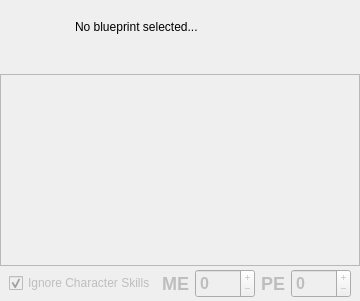
     <widget class="QFrame" name="centerArea">
      <property name="frameShape">
       <enum>QFrame::NoFrame</enum>
      </property>
      <property name="frameShadow">
       <enum>QFrame::Raised</enum>
      </property>
      <layout class="QVBoxLayout" name="verticalLayout_3">
       <property name="spacing">
        <number>0</number>
       </property>
       <property name="margin">
        <number>0</number>
       </property>
       <item>
        <widget class="QFrame" name="itemHeaderFrame">
         <property name="sizePolicy">
          <sizepolicy hsizetype="Preferred" vsizetype="Fixed">
           <horstretch>4</horstretch>
           <verstretch>0</verstretch>
          </sizepolicy>
         </property>
         <property name="minimumSize">
          <size>
           <width>325</width>
           <height>74</height>
          </size>
         </property>
         <property name="maximumSize">
          <size>
           <width>16777215</width>
           <height>74</height>
          </size>
         </property>
         <property name="frameShape">
          <enum>QFrame::NoFrame</enum>
         </property>
         <property name="frameShadow">
          <enum>QFrame::Plain</enum>
         </property>
         <property name="lineWidth">
          <number>0</number>
         </property>
         <layout class="QGridLayout" name="gridLayout">
          <property name="margin">
           <number>5</number>
          </property>
          <item row="0" column="0">
           <widget class="QFrame" name="iconFrame">
            <property name="sizePolicy">
             <sizepolicy hsizetype="Fixed" vsizetype="Fixed">
              <horstretch>0</horstretch>
              <verstretch>0</verstretch>
             </sizepolicy>
            </property>
            <property name="minimumSize">
             <size>
              <width>64</width>
              <height>64</height>
             </size>
            </property>
            <property name="maximumSize">
             <size>
              <width>64</width>
              <height>64</height>
             </size>
            </property>
            <property name="frameShape">
             <enum>QFrame::NoFrame</enum>
            </property>
            <property name="frameShadow">
             <enum>QFrame::Plain</enum>
            </property>
            <property name="lineWidth">
             <number>0</number>
            </property>
            <widget class="QLabel" name="metaGroupIcon">
             <property name="geometry">
              <rect>
               <x>0</x>
               <y>0</y>
               <width>64</width>
               <height>64</height>
              </rect>
             </property>
             <property name="sizePolicy">
              <sizepolicy hsizetype="Fixed" vsizetype="Fixed">
               <horstretch>0</horstretch>
               <verstretch>0</verstretch>
              </sizepolicy>
             </property>
             <property name="minimumSize">
              <size>
               <width>64</width>
               <height>64</height>
              </size>
             </property>
             <property name="maximumSize">
              <size>
               <width>64</width>
               <height>64</height>
              </size>
             </property>
             <property name="autoFillBackground">
              <bool>false</bool>
             </property>
             <property name="frameShape">
              <enum>QFrame::NoFrame</enum>
             </property>
             <property name="text">
              <string/>
             </property>
            </widget>
            <widget class="QLabel" name="iconLabel">
             <property name="geometry">
              <rect>
               <x>0</x>
               <y>0</y>
               <width>64</width>
               <height>64</height>
              </rect>
             </property>
             <property name="sizePolicy">
              <sizepolicy hsizetype="Fixed" vsizetype="Fixed">
               <horstretch>0</horstretch>
               <verstretch>0</verstretch>
              </sizepolicy>
             </property>
             <property name="minimumSize">
              <size>
               <width>64</width>
               <height>64</height>
              </size>
             </property>
             <property name="maximumSize">
              <size>
               <width>64</width>
               <height>64</height>
              </size>
             </property>
             <property name="autoFillBackground">
              <bool>false</bool>
             </property>
             <property name="frameShape">
              <enum>QFrame::NoFrame</enum>
             </property>
             <property name="text">
              <string/>
             </property>
             <property name="pixmap">
              <pixmap resource="../../../../resources/icons_pq.qrc">:/pq/icons/pausequafe/no_item_selected.png</pixmap>
             </property>
            </widget>
           </widget>
          </item>
          <item row="0" column="1">
           <widget class="QLabel" name="itemNameLabel">
            <property name="sizePolicy">
             <sizepolicy hsizetype="Preferred" vsizetype="Fixed">
              <horstretch>0</horstretch>
              <verstretch>0</verstretch>
             </sizepolicy>
            </property>
            <property name="minimumSize">
             <size>
              <width>246</width>
              <height>0</height>
             </size>
            </property>
            <property name="maximumSize">
             <size>
              <width>16777215</width>
              <height>64</height>
             </size>
            </property>
            <property name="styleSheet">
             <string notr="true">font: 18px &quot;Arial&quot;;</string>
            </property>
            <property name="text">
             <string>No blueprint selected...</string>
            </property>
            <property name="wordWrap">
             <bool>true</bool>
            </property>
           </widget>
          </item>
          <item row="1" column="1">
           <widget class="QLabel" name="activityLabel">
            <property name="text">
             <string/>
            </property>
           </widget>
          </item>
         </layout>
        </widget>
       </item>
       <item>
        <widget class="QTableView" name="materialsTable">
         <property name="enabled">
          <bool>false</bool>
         </property>
         <property name="horizontalScrollBarPolicy">
          <enum>Qt::ScrollBarAsNeeded</enum>
         </property>
         <property name="alternatingRowColors">
          <bool>true</bool>
         </property>
         <property name="selectionBehavior">
          <enum>QAbstractItemView::SelectRows</enum>
         </property>
         <property name="sortingEnabled">
          <bool>true</bool>
         </property>
         <property name="cornerButtonEnabled">
          <bool>false</bool>
         </property>
         <attribute name="verticalHeaderVisible">
          <bool>false</bool>
         </attribute>
         <attribute name="verticalHeaderHighlightSections">
          <bool>false</bool>
         </attribute>
         <attribute name="verticalHeaderVisible">
          <bool>false</bool>
         </attribute>
         <attribute name="verticalHeaderHighlightSections">
          <bool>false</bool>
         </attribute>
        </widget>
       </item>
       <item>
        <widget class="QWidget" name="mepePanel" native="true">
         <property name="enabled">
          <bool>false</bool>
         </property>
         <property name="sizePolicy">
          <sizepolicy hsizetype="Preferred" vsizetype="Fixed">
           <horstretch>0</horstretch>
           <verstretch>0</verstretch>
          </sizepolicy>
         </property>
         <property name="minimumSize">
          <size>
           <width>0</width>
           <height>35</height>
          </size>
         </property>
         <layout class="QHBoxLayout" name="horizontalLayout_12">
          <property name="topMargin">
           <number>3</number>
          </property>
          <property name="bottomMargin">
           <number>3</number>
          </property>
          <item>
           <widget class="QCheckBox" name="ignoreSkillsBox">
            <property name="sizePolicy">
             <sizepolicy hsizetype="Minimum" vsizetype="Fixed">
              <horstretch>0</horstretch>
              <verstretch>0</verstretch>
             </sizepolicy>
            </property>
            <property name="text">
             <string>Ignore Character Skills</string>
            </property>
            <property name="checked">
             <bool>true</bool>
            </property>
           </widget>
          </item>
          <item>
           <widget class="QLabel" name="label">
            <property name="text">
             <string>&lt;font size=&quot;5&quot; &gt;&lt;b&gt;ME&lt;/b&gt;&lt;/font&gt;</string>
            </property>
            <property name="alignment">
             <set>Qt::AlignRight|Qt::AlignTrailing|Qt::AlignVCenter</set>
            </property>
           </widget>
          </item>
          <item>
           <widget class="QSpinBox" name="meSpinBox">
            <property name="sizePolicy">
             <sizepolicy hsizetype="Minimum" vsizetype="Expanding">
              <horstretch>0</horstretch>
              <verstretch>0</verstretch>
             </sizepolicy>
            </property>
            <property name="minimumSize">
             <size>
              <width>60</width>
              <height>0</height>
             </size>
            </property>
            <property name="maximumSize">
             <size>
              <width>60</width>
              <height>16777215</height>
             </size>
            </property>
            <property name="font">
             <font>
              <family>Arial</family>
              <pointsize>12</pointsize>
              <weight>75</weight>
              <bold>true</bold>
             </font>
            </property>
            <property name="frame">
             <bool>true</bool>
            </property>
            <property name="buttonSymbols">
             <enum>QAbstractSpinBox::PlusMinus</enum>
            </property>
            <property name="minimum">
             <number>-99</number>
            </property>
           </widget>
          </item>
          <item>
           <widget class="QLabel" name="label_3">
            <property name="text">
             <string>&lt;font size=&quot;5&quot; &gt;&lt;b&gt;PE&lt;/b&gt;&lt;/font&gt;</string>
            </property>
            <property name="alignment">
             <set>Qt::AlignRight|Qt::AlignTrailing|Qt::AlignVCenter</set>
            </property>
           </widget>
          </item>
          <item>
           <widget class="QSpinBox" name="peSpinBox">
            <property name="sizePolicy">
             <sizepolicy hsizetype="Minimum" vsizetype="Expanding">
              <horstretch>0</horstretch>
              <verstretch>0</verstretch>
             </sizepolicy>
            </property>
            <property name="minimumSize">
             <size>
              <width>60</width>
              <height>0</height>
             </size>
            </property>
            <property name="maximumSize">
             <size>
              <width>60</width>
              <height>16777215</height>
             </size>
            </property>
            <property name="font">
             <font>
              <family>Arial</family>
              <pointsize>12</pointsize>
              <weight>75</weight>
              <bold>true</bold>
             </font>
            </property>
            <property name="buttonSymbols">
             <enum>QAbstractSpinBox::PlusMinus</enum>
            </property>
            <property name="minimum">
             <number>-99</number>
            </property>
           </widget>
          </item>
         </layout>
        </widget>
       </item>
      </layout>
     </widget>
